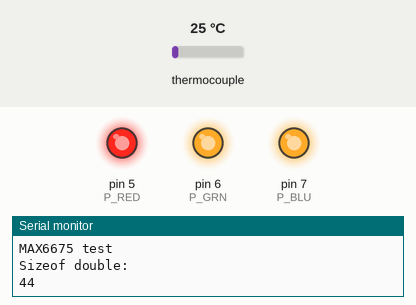
The sketch below on a simulated Arduino Uno, built with avr-gcc and run on an emulated ATmega328P. Shown: output pins drawn as LEDs (lit = HIGH), the last lines printed to the serial monitor. Wiring (inferred from the names in the program): MAX6675 thermocouple converter: CS pin 10. The test bench sets the inputs (shaded band); at power-on: thermocouple 25 °C. Pins used as bus, display or sensor lines are not drawn.

Above: at 0.1 s.
At 0.6 s:
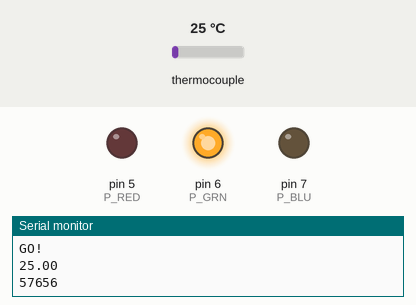
Timing chart, 0 to 2.1 s (numbered marks = the images above):
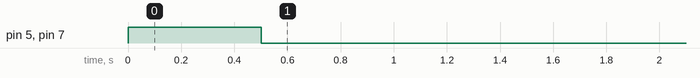

The sketch:

serialthermocouple.ino
```cpp
// this example is public domain. enjoy!
// www.ladyada.net/learn/sensors/thermocouple

// clion junk
//#include <Arduino.h>
//#include <SoftwareSerial/SoftwareSerial.h>
//#include <HardwareSerial.h>
// end clion junk

#include <SPI.h>
#include "max6675a.h"
#include "stopwatch.h"

const int8_t thermoDO = 12; // is MISO
const int8_t thermoCS = 10;
const int8_t thermoCLK = 13;
const int8_t vccPin = 3;
const int8_t gndPin = 2;
const int8_t P_LGND = 4; // LED ground
const int8_t P_RED = 5;
const int8_t P_GRN = 6;
const int8_t P_BLU = 7;

// Globals
MAX6675 thermocouple(thermoCLK, thermoCS, thermoDO);

volatile double G_t_read;
volatile double G_t_filt;
double IIR_LAMBDA;
double buffer[10];
int i;
unsigned long start, now, dt, time_to_read_temp;
Stopwatch time_temp_reader(200000); // microseconds - MAX6675 specifies Conversion Time: TYPICAL: 0.17 s MAXIMUM: 0.22 s
Stopwatch time_temp_printer(500000); // microseconds

/* By specification, the MAX6675 can only operate at a maximum read rate of about 5 Hz
*/

void get_temp(void) {
  start = micros();
//  G_t_read = GetTemperature();
  G_t_read = thermocouple.readCelsius();
  now = micros();
  dt = now - start;
  G_t_filt = IIR_LAMBDA * G_t_read + (1 - IIR_LAMBDA) * G_t_filt; // IIR low pass filter
  time_to_read_temp = IIR_LAMBDA * dt + (1 - IIR_LAMBDA) * time_to_read_temp;
}

void get_and_print_temp(void) {
   //G_t_read = thermocouple.readCelsius();

   //G_t_read = GetTemperature();
   Serial.println(G_t_filt); // testing to see if it's just serial interrupts slowing things down. Apparently not.
   Serial.println(time_to_read_temp);

   //Serial.println(time_temp_reader.last_time());
   //Serial.println(micros());

}


//-------------------------
double GetTemperature (void)
{
unsigned int temp_reading;
  double tempC;

 // stop any conversion process
 delayMicroseconds(5000);
 digitalWrite(thermoCS,LOW); // Set MAX7765 /CS Low
 delayMicroseconds(5000);

 // initiate a new conversion
 digitalWrite(thermoCS,HIGH); // Set MAX7765 /CS High
 delayMicroseconds(250000); // wait for conversion to finish..

 noInterrupts();
 // read result
 digitalWrite(thermoCS,LOW); // Set MAX7765 /CS Low
 delayMicroseconds(1000);

 temp_reading = SPI.transfer(0xff) << 8;
 temp_reading += SPI.transfer(0xff);

 digitalWrite(thermoCS,HIGH); // Set MAX7765 /CS High
 delayMicroseconds(1000);
 interrupts();

 // check result
 if(temp_reading & 0x4) {
     return(-1); // Failed / NoCOnnection Error
 }
  temp_reading >>= 3; // Don't fully understand this bitshift, must be a MAX thing
  tempC = temp_reading * 0.25;
  return tempC; //Convert to Degc

}

//-------------------------


void setup() {
  Serial.setTimeout(50); // something to help with the buffer pileup that occurs when reading too fast
  Serial.begin(57600); // 9600 is stable (obviously). 115200 seems to be stable though a bit dodgy at times.
  // use Arduino pins
  pinMode(vccPin, OUTPUT); digitalWrite(vccPin, HIGH);
  pinMode(gndPin, OUTPUT); digitalWrite(gndPin, LOW);
  pinMode(P_LGND, OUTPUT); digitalWrite(P_LGND, LOW);
  pinMode(P_RED, OUTPUT); digitalWrite(P_RED, HIGH);
  pinMode(P_GRN, OUTPUT); digitalWrite(P_GRN, HIGH);
  pinMode(P_BLU, OUTPUT); digitalWrite(P_BLU, HIGH);

  pinMode(thermoCS,OUTPUT); // MAX6675/6674 /CS Line must be an output for hardware SPI
  digitalWrite(thermoCS,HIGH); // Set MAX7765 /CS High


  IIR_LAMBDA = 0.5;
  G_t_filt = 25;
  time_to_read_temp = 100000;

  Serial.println("MAX6675 test");
  //long unsigned int size_of_double = sizeof(double);
  Serial.println("Sizeof double: ");
  Serial.print(sizeof(double));
  Serial.print(sizeof(float));
  Serial.println();
  // wait for MAX chip to stabilize
  delay(500);
  Serial.println("GO!");
  digitalWrite(P_RED, LOW);
  digitalWrite(P_BLU, LOW);
}

void loop() {
  // basic readout test, just print the current temp

//   Serial.print("C = ");
//   get_and_print_temp();
   time_temp_reader.call(&get_temp);
   time_temp_printer.call(&get_and_print_temp);
//   delay(100);
}
```

max6675a.cpp
```cpp
// this library is public domain. enjoy!
// www.ladyada.net/learn/sensors/thermocouple

#ifdef __AVR
  #include <avr/pgmspace.h>
#elif defined(ESP8266)
  #include <pgmspace.h>
#endif
#include <SPI.h>
#include <util/delay.h>
#include <stdlib.h>
#include "max6675a.h"

#define delaym() delayMicroseconds(1)
#define P_MISO miso
#define P_CS cs
#define P_SCLK sclk

MAX6675::MAX6675(int8_t SCLK, int8_t CS, int8_t MISO) {
  sclk = SCLK;
  cs = CS;
  miso = MISO;

  //define pin modes
  pinMode(P_CS, OUTPUT);
  pinMode(P_SCLK, OUTPUT);
  pinMode(P_MISO, INPUT);

  digitalWrite(cs, HIGH);

  SPI.begin(); // Init SPI
  SPI.setBitOrder(MSBFIRST); // Sets the order of the bits shifted out of and into the SPI bus
  SPI.setDataMode(SPI_MODE1); // Base value of clock is 1, data is captured on clock's falling edge.
  SPI.setClockDivider(SPI_CLOCK_DIV32); // Set SPI data rate to 16mhz/4. IE: 4mhz.
}
double MAX6675::readCelsius(void) {
  /* Read the temperature from the SPI interface
  Currently runs at about 375 microseconds per call (2.6 KHz). Not bad, but theoretical is near 1 MHz.
  Using #defines we get to about 360 microseconds. Not a great improvement.
  Need to do low level magic to get faster
  */
  //unsigned long start = micros();        // profiling
  unsigned int temp_reading;
  double tempC;

 // stop any conversion process
 delayMicroseconds(5000);
 digitalWrite(cs,LOW); // Set MAX7765 /CS Low
 delayMicroseconds(5000);

 // initiate a new conversion
 digitalWrite(cs,HIGH); // Set MAX7765 /CS High
 delayMicroseconds(250000); // wait for conversion to finish..

 noInterrupts();
 // read result
 digitalWrite(cs,LOW); // Set MAX7765 /CS Low
 delayMicroseconds(1000);

 temp_reading = SPI.transfer(0xff) << 8;
 temp_reading += SPI.transfer(0xff);

 digitalWrite(cs,HIGH); // Set MAX7765 /CS High
 delayMicroseconds(1000);
 interrupts();

 // check result
 if(temp_reading & 0x4) {
     return(-1); // Failed / NoCOnnection Error
 }
  temp_reading >>= 3; // Don't fully understand this bitshift, must be a MAX thing
  tempC = temp_reading * 0.25;
  return tempC; //Convert to Degc

}

byte MAX6675::spiread(void) {
  int i;
  byte d = 0;

  for (i=7; i>=0; i--)
  {
    digitalWrite(P_SCLK, LOW);
    delaym();
    if (digitalRead(P_MISO)) {
      //set the bit to 0 no matter what
      d |= (1 << i);
    }

    digitalWrite(P_SCLK, HIGH);
    delaym();
  }

  return d;
}
```

max6675a.h
```cpp
// this library is public domain. enjoy!
// www.ladyada.net/learn/sensors/thermocouple
#ifndef _MAX6675_H_
#define _MAX6675_H_


#if ARDUINO >= 100
 #include "Arduino.h"
#else
 #include "WProgram.h"
#endif

class MAX6675 {
 public:
  MAX6675(int8_t SCLK, int8_t CS, int8_t MISO);

  double readCelsius(void);
  double tempC;
 private:
  int8_t sclk, miso, cs;
  uint8_t spiread(void);
};


#endif
```

stopwatch.h
```cpp
#ifndef _STOPWATCH_H_
#define _STOPWATCH_H_

class Stopwatch {
    private:
     unsigned long timer;
     unsigned long tDelay;
     bool profiling;
    public:
     Stopwatch(unsigned long tDelay_us);
     void set_delay(unsigned long tDelay_us);
     bool is_ready(void);
     unsigned long last_time(void);
     bool call(void *(*start_routine) (void *argt), void *args);
     bool call(void (*start_routine) ());
     void *call(void *(*start_routine) ());


};


#endif // _STOPWATCH_H_
```

stopwatch.ino
```cpp
#include "stopwatch.h"

Stopwatch::Stopwatch(unsigned long tDelay_us) {
    tDelay = tDelay_us;
    timer = micros();
    profiling = false;
}

bool Stopwatch::is_ready(void) {
  /* Return true if the amount of time elapsed is greater than the internal delay */
    return ((micros() - timer) > tDelay);
}

void Stopwatch::set_delay(unsigned long tDelay_us) {
  tDelay = tDelay_us;
}

unsigned long Stopwatch::last_time(void) {
  return timer;
}

 bool Stopwatch::call(void (*start_routine) ()) {
   /* Call a function if `timer` has elapsed since the last call. This is the basic version,
   it just takes a plain void function (takes no args and returns nothing) */
    bool ready = is_ready();

    if (ready) {
        if (profiling) { Serial.println(micros() - timer); }
        timer = micros();
        start_routine();
    }
    return ready;
 };
```
